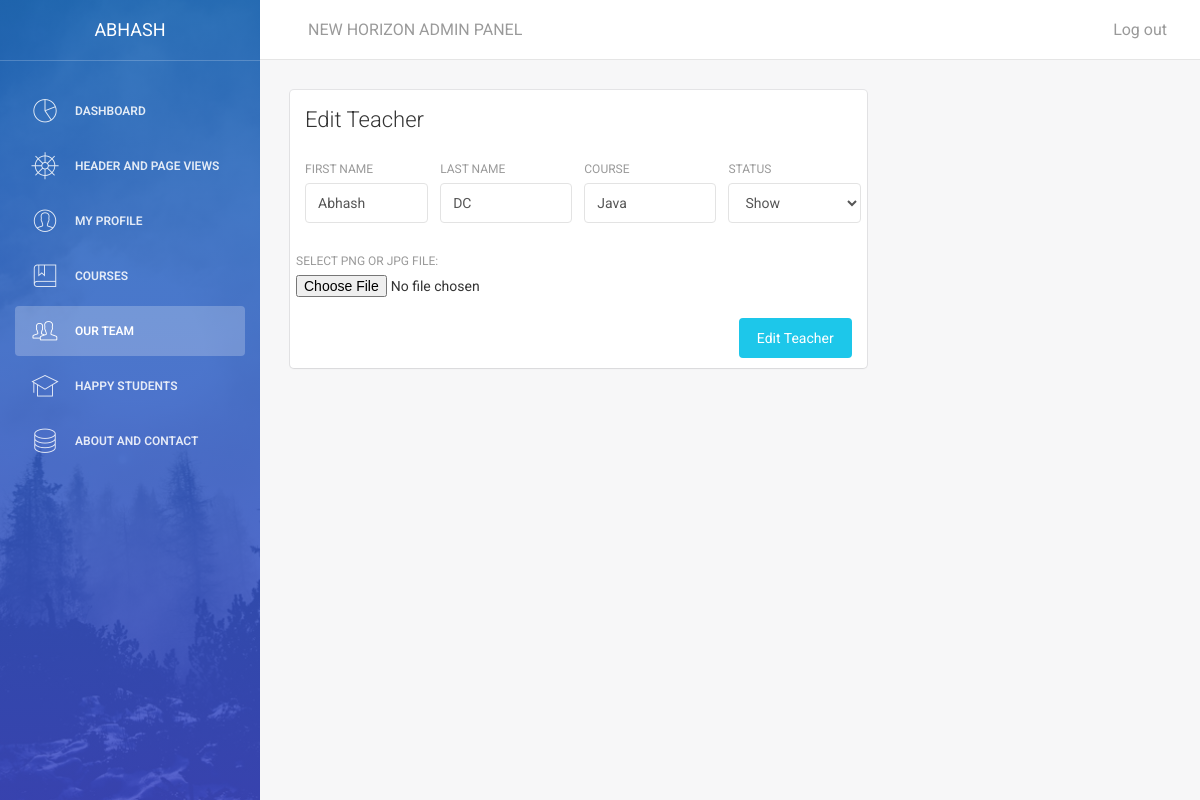
Screenshot of /admin/main.php?id=team&t=tedit&tid=1 (signed in) with the database file from the repository.
### tables this page shows
CREATE TABLE `teacherdetails` (
  `tid` int(250) NOT NULL,
  `tfname` varchar(250) NOT NULL,
  `tlname` varchar(250) NOT NULL,
  `tcourse` varchar(250) NOT NULL,
  `timagepath` varchar(250) NOT NULL,
  `timage` varchar(250) NOT NULL,
  `created` int(250) NOT NULL,
  `edited` int(250) NOT NULL,
  `status` tinyint(2) NOT NULL
);

### admin/class/aptech.dbConnect.php (called while the page is built, shortened)
<?php
class dbConnect
{
  public function __construct()
   {
     $this->db=new mysqli(DB_SERVER,DB_USER,DB_PASSWORD,DB_DATABASE);
   }
}
?>

### admin/class/class.team.php (the view, shortened to what this page needs)
<?php
include_once('aptech.dbConnect.php');
class team extends dbConnect
{
  public function editteam($id)
  {
    $sqledit="SELECT * FROM `teacherdetails` WHERE `tid`= $id";
    $result=mysqli_query($this->db,$sqledit);
    while($row=mysqli_fetch_array($result))
    {
      $status=$row['status'];
      if($status==1)
      {
        $a=1;
        @$b="Show";
        $c=0;
        @$d="Dont Show";
      }
      else {
        $a=0;
        @$b="Dont Show";
        $c=1;
        @$d="Show";
      }
      echo'
      <div class="content">
      <div class="container-fluid">
      <div class="row">
      <div class="col-md-8">
      <div class="card">
      <div class="header">
      <h4 class="title">Edit Teacher</h4>
      </div>
      <div class="content">
      <form method="post" action="main.php?id=team&t=team" enctype="multipart/form-data">
      <input type="hidden" value='.$row['tid'].' name="tid">
      <div class="row">
      <div class="col-md-3">
      <div class="form-group">
      <label>First Name</label>
      <input type="text" class="form-control"  value='.$row['tfname'].' name="tfname">
      </div>
      </div>
      <div class="col-md-3">
      <div class="form-group">
      <label>Last Name</label>
      <input type="text" class="form-control" value='.$row['tlname'].'  name="tlname">
      </div>
      </div>
      <div class="col-md-3">
      <div class="form-group">
      <label>Course</label>
      <input type="text" class="form-control" value='.$row['tcourse'].' name="tcourse">
      </div>
      </div>
      <div class="col-md-3">
      <div class="form-group">
      <label>Status</label>
      <select class="form-control" id="sel1" name="status">
      <option value="'.$a.'">'.$b.'</option>
      <option value="'.$c.'">'.$d.'</option>
      </select>
      </div>
      </div>
      <div class="col-md-4">
      <div class="form-group">
      <label>  Select png or jpg file:</label>
      <input type="file" name="fileToUpload" id="fileToUpload">
      </div>
      </div>
      </div>
      <button type="submit" value="Upload Image" name="submit" class="btn btn-info btn-fill pull-right">Edit Teacher</button>
      <div class="clearfix"></div>
      </form>
      </div>
      </div>
      </div>
      </div>
      </div>
      </div>';
    }
  }
}
?>

### admin/assets/css/demo.css (style rules this page uses)
.title { margin-top: 30px; margin-bottom: 25px; min-height: 32px; }

### rows the page displays
teacherdetails: tfname "Abhash", tlname "DC", tcourse "Java", status "Show"

### other values shown
$_SESSION['uname'] "ABHASH"
